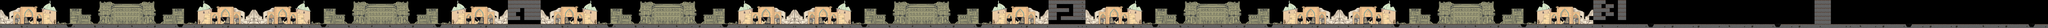

Tiled map render using the project's own tile images. Description and the map definition, with tile-layer contents summarised, below:
An orthogonal 500x7 tile map with 64x64 px tiles, 2 tile layers (backgroundF, floor).

<map version="1.4" tiledversion="1.4.3" orientation="orthogonal" renderorder="right-down" width="500" height="7" tilewidth="64" tileheight="64" infinite="0" nextlayerid="3" nextobjectid="1">
 <editorsettings>
  <export target="VFX_1.json" format="json" />
 </editorsettings>
 <tileset firstgid="1" name="sprite" tilewidth="64" tileheight="64" tilecount="315" columns="45">
  <image source="../../../ref/sprite.png" width="2880" height="448" />
 </tileset>
 <layer id="1" name="backgroundF" width="500" height="7">
  <data>[3500 cells, 2231 non-empty, 186 distinct tile ids]</data>
 </layer>
 <layer id="2" name="floor" width="500" height="7">
  <data>[3500 cells, 623 non-empty, 31 distinct tile ids]</data>
 </layer>
</map>
